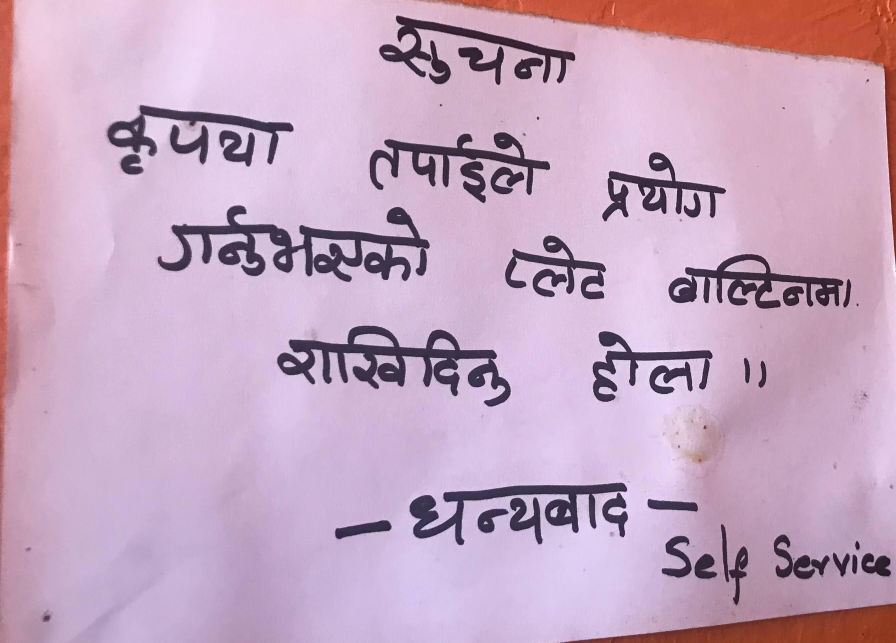
#> input picture IMG_1274.jpg, 2687 x 1928 px, found by its file name (shown at 1/3 size)
$ python main.py ../IMG_1274.jpg
#> lines starting #> are read from the running program, lines starting #| are printed output that depends on the picture
### bin/visualize.py
import cv2
import matplotlib.pyplot as plt


def show_image(img, **kwargs):
    """Show an image without any interpolation

    Args:
        img: image as numpy array
    """
    plt.subplot()
    plt.axis("off")
    plt.imshow(X=img, interpolation="none", **kwargs)
    plt.savefig('./Python-Folder/processed.jpg')

# [14 lines left out: function crop_image, not called in this run]


def add_white_boarder(img, width):
    """Add a white boarder to all sides of an image

    Args:
        img: image as numpy array
        width: boarder width in pixels

    Returns:
        Image as numpy array
    """
    return cv2.copyMakeBorder(
        src=img,
        top=width,
        bottom=width,
        left=width,
        right=width,
        borderType=cv2.BORDER_CONSTANT,
        value=(255, 255, 255),
    )


def resize_image(img, direction, MAX_PIX):
    """
    Resize an image along the height or the width, and keep its aspect ratio

    Args:
        img: image as numpy array
        direction: either 'h' or 'v'
        MAX_PIX: required maximum number of pixels

    Returns:
        Image as numpy array
    """
    h, w, c = img.shape

    if direction == "h":
        dsize = (int((MAX_PIX * w) / h), int(MAX_PIX))

    else:
        dsize = (int(MAX_PIX), int((MAX_PIX * h) / w))

    img_resized = cv2.resize(
        src=img,
        dsize=dsize,
        interpolation=cv2.INTER_CUBIC,
    )

    h, w, c = img_resized.shape
    # print(f"Image shape: {h}H x {w}W x {c}C")

    return img_resized

### bin/main.py
from pathlib import Path
from re import X

import cv2
import os
import sys

import pytesseract
from pytesseract import Output

from process import (
    apply_adaptive_thresholding,
    apply_gaussian_smoothing,
    apply_laplacian_filter,
    apply_morphological_operation,
    apply_sobel_filter,
    apply_skew_correction,
)
from visualize import add_white_boarder, crop_image, resize_image, show_image

#working path
# print(os.getcwd())

path = os.getcwd()+'/Python-Folder/'+sys.argv[1]
img = cv2.imread(path)
#> img is the input picture: shape (1928, 2687, 3); mean B, G, R 192.5, 166.9, 197.7

# read image, convert to RGB, and show
# img = cv2.imread('./images/T2.jpg',cv2.IMREAD_COLOR,)

h, w, c = img.shape
#> h = 1928; w = 2687; c = 3
# print(f"Image shape: {h}H x {w}W x {c}C")

img.dtype

img = cv2.cvtColor(
    src=img,
    code=cv2.COLOR_BGR2RGB,
)

show_image(img)

# [9 lines of commented-out code are left out]
img_border = add_white_boarder(img, 10)
#> in add_white_boarder, `return cv2.copyMakeBorder( src=img, top=width, bottom=width, left=widt..`:
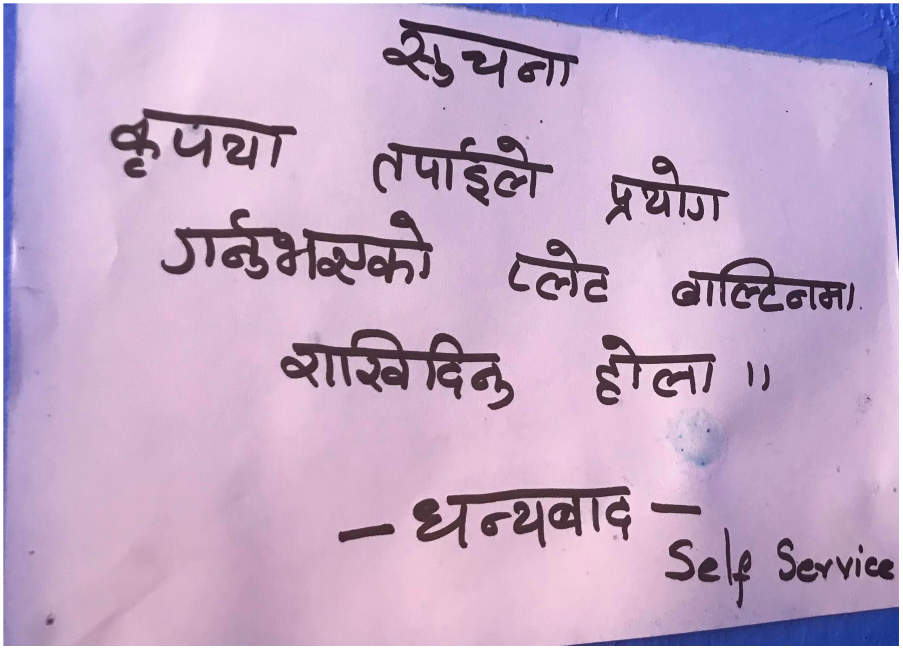
#> returned value: shape (1948, 2707, 3) (shown at 1/3 size); mean of channels 0, 1, 2 198.7, 168.4, 193.6; drawn as B, G, R

h, w, c = img_border.shape
#> h = 1948; w = 2707
# print(f"Image shape: {h}H x {w}W x {c}C")

show_image(img_border)
#> in show_image (call 2), `plt.savefig('./Python-Folder/processed.jpg')`:
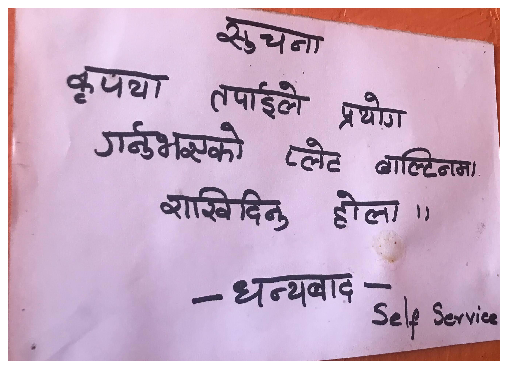
#> figure drawn by matplotlib, 1 panel

# resize image
MAX_PIX = 800

if h > MAX_PIX:
    img_resized = resize_image(img, "h", MAX_PIX)
#> in resize_image, `img_resized = cv2.resize( src=img, dsize=dsize, interpolation=cv2.INTE..`:
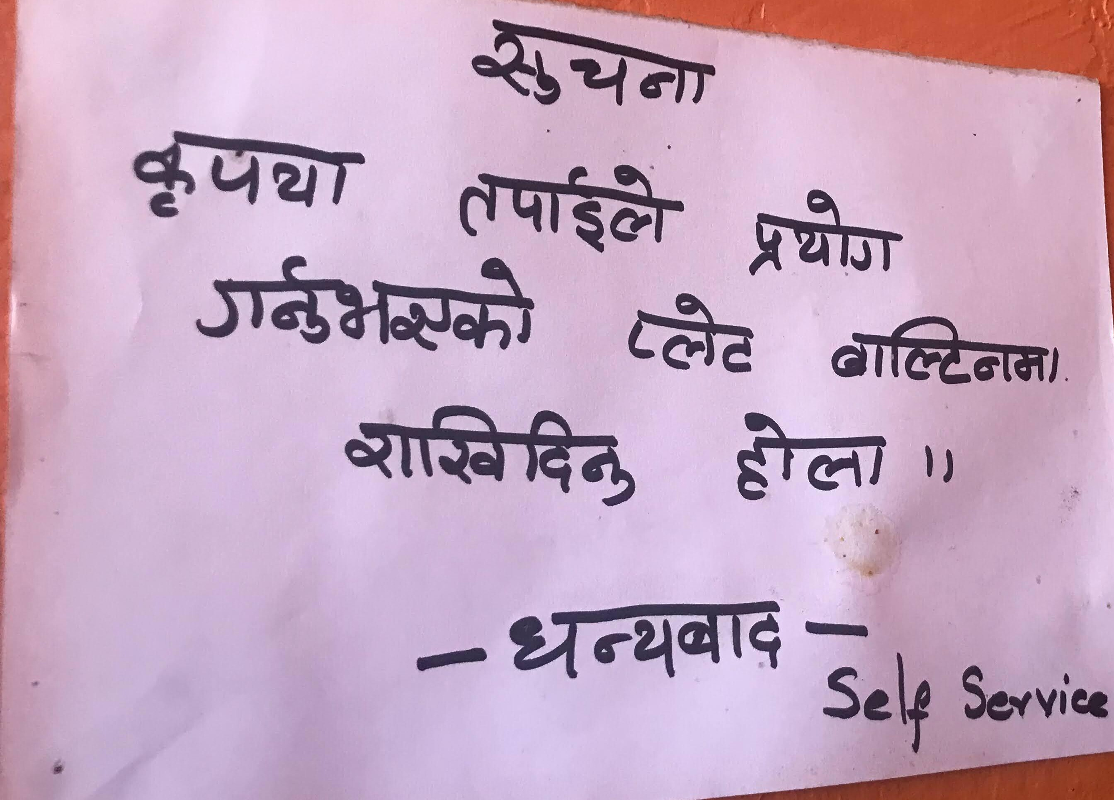
#> img_resized: shape (800, 1114, 3); mean R, G, B 197.7, 166.9, 192.5
    show_image(img_resized)
#> in show_image (call 3), `plt.savefig('./Python-Folder/processed.jpg')`:
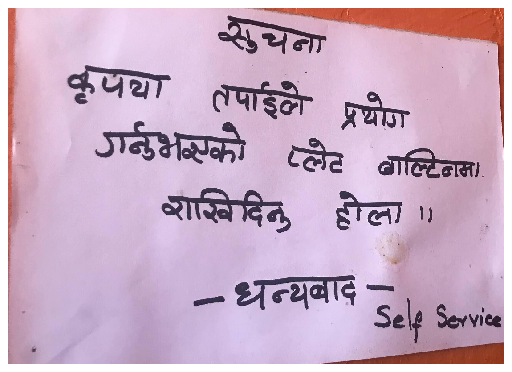
#> figure drawn by matplotlib, 1 panel

if w > MAX_PIX:
    img_resized = resize_image(img, "w", MAX_PIX)
    show_image(img_resized)

# [40 lines of commented-out code are left out]

path = os.getcwd()+'/Python-Folder/processed.jpg'

img = cv2.imread(path)

custom_config = r'--oem 3 --psm 6 '
#> (the run stopped early here; a loop or call above may not have finished)
